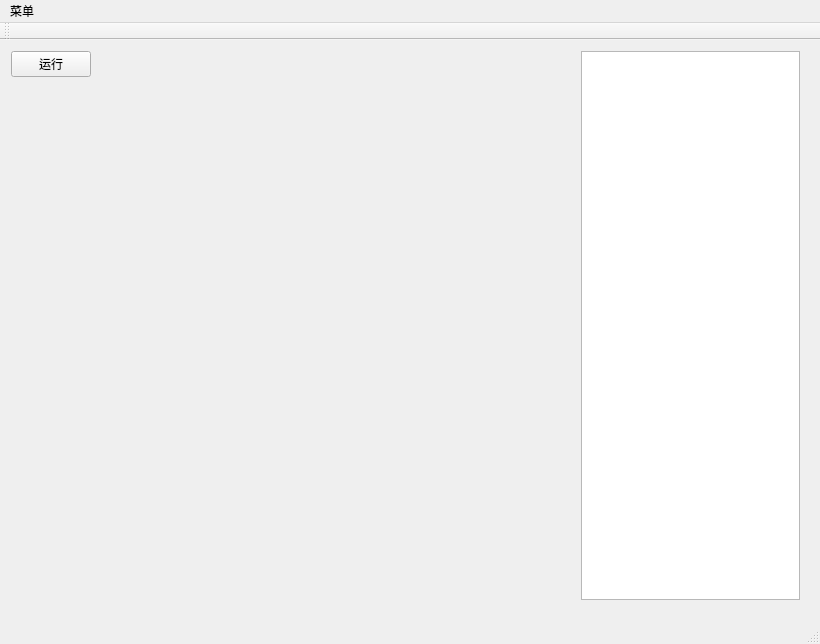
<?xml version="1.0" encoding="UTF-8"?>
<ui version="4.0">
 <class>ImageProcessingClass</class>
 <widget class="QMainWindow" name="ImageProcessingClass">
  <property name="geometry">
   <rect>
    <x>0</x>
    <y>0</y>
    <width>820</width>
    <height>644</height>
   </rect>
  </property>
  <property name="windowTitle">
   <string>ImageProcessing</string>
  </property>
  <widget class="QWidget" name="centralWidget">
   <widget class="QWidget" name="verticalLayoutWidget">
    <property name="geometry">
     <rect>
      <x>570</x>
      <y>0</y>
      <width>241</width>
      <height>571</height>
     </rect>
    </property>
    <layout class="QVBoxLayout" name="verticalLayout">
     <item>
      <widget class="QTableView" name="tableView"/>
     </item>
    </layout>
   </widget>
   <widget class="QWidget" name="formLayoutWidget">
    <property name="geometry">
     <rect>
      <x>0</x>
      <y>0</y>
      <width>571</width>
      <height>571</height>
     </rect>
    </property>
    <layout class="QFormLayout" name="formLayout">
     <item row="0" column="1">
      <widget class="QWidget" name="widget" native="true"/>
     </item>
     <item row="0" column="0">
      <widget class="QPushButton" name="pushButton">
       <property name="text">
        <string>运行</string>
       </property>
      </widget>
     </item>
    </layout>
   </widget>
  </widget>
  <widget class="QMenuBar" name="menuBar">
   <property name="geometry">
    <rect>
     <x>0</x>
     <y>0</y>
     <width>820</width>
     <height>26</height>
    </rect>
   </property>
   <widget class="QMenu" name="menu">
    <property name="title">
     <string>菜单</string>
    </property>
    <addaction name="actionopenfile"/>
   </widget>
   <addaction name="menu"/>
  </widget>
  <widget class="QToolBar" name="mainToolBar">
   <attribute name="toolBarArea">
    <enum>TopToolBarArea</enum>
   </attribute>
   <attribute name="toolBarBreak">
    <bool>false</bool>
   </attribute>
  </widget>
  <widget class="QStatusBar" name="statusBar"/>
  <action name="actionopenfile">
   <property name="text">
    <string>openfile....</string>
   </property>
  </action>
 </widget>
 <layoutdefault spacing="6" margin="11"/>
 <resources>
  <include location="ImageProcessing.qrc"/>
 </resources>
 <connections/>
</ui>
